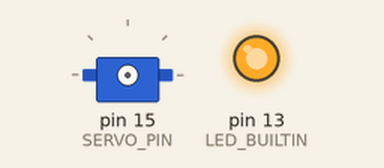
This sketch was run on a simulated Arduino Uno, built with avr-gcc and run on an emulated ATmega328P. On the bench: servo, output pins drawn as LEDs (lit = HIGH).

Above: at 0.1 s.
At 1.15 s:
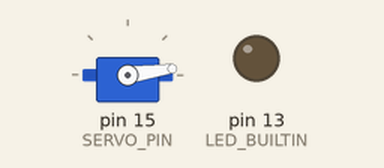
At 20.44 s:
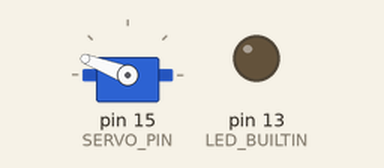
At 39.74 s:
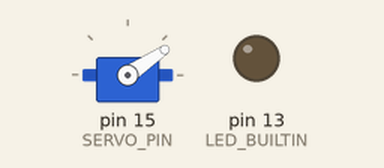
Timing chart, 0 to 40.0 s (numbered marks = the images above):
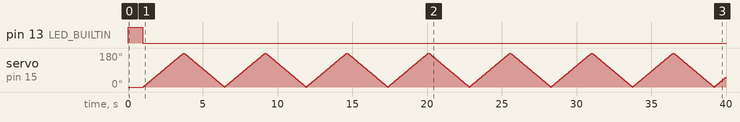

The sketch:

MotorTest.ino
```cpp
#include <Servo.h>

Servo servo;


const int SERVO_PIN = 15;

int pos = 0;

void setup() {
  Serial.begin(9600);
  pinMode(LED_BUILTIN, OUTPUT);
  digitalWrite(LED_BUILTIN, HIGH);
  delay(1000);
  digitalWrite(LED_BUILTIN, LOW);

  servo.attach(SERVO_PIN, 544, 2500);


}

void loop() {
  for (pos = 0; pos <= 180; pos += 1) {
    servo.write(pos);
    delay(15);
  }
  for (pos = 180; pos >= 0; pos -= 1) {
    servo.write(pos);
    delay(15);
  }
}
```
